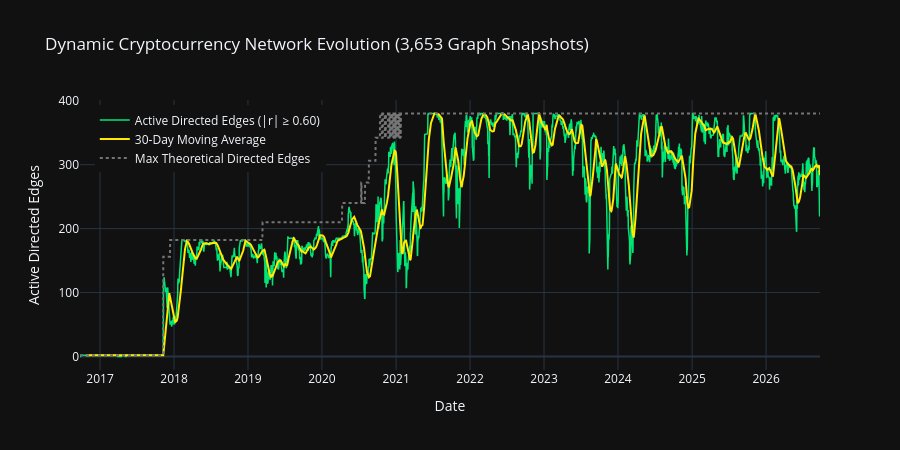

Notebook code for this chart:
### Markdown cell above
## 12. Dynamic Graph Snapshots & Network Density Over Time

Our graph builder establishes directed dynamic connections whenever the rolling correlation satisfies $|r| \ge 0.60$. Below, we visualize how graph edge density expands during market stress.

### Code cell
edge_counts = [e.size(1) for e in edge_indices]
edge_series = pd.Series(edge_counts, index=timestamps)
n_active = active_mask.numpy().sum(axis=1)
max_possible_edges = n_active * (n_active - 1)

fig_edges = go.Figure()
fig_edges.add_trace(go.Scatter(
    x=edge_series.index, y=edge_series, mode="lines",
    name="Active Directed Edges (|r| ≥ 0.60)", line=dict(color="#00e676", width=1.5)
))
fig_edges.add_trace(go.Scatter(
    x=edge_series.index, y=edge_series.rolling(30).mean(), mode="lines",
    name="30-Day Moving Average", line=dict(color="#ffea00", width=2.0)
))
fig_edges.add_trace(go.Scatter(
    x=timestamps, y=max_possible_edges, mode="lines",
    name="Max Theoretical Directed Edges", line=dict(color="#757575", dash="dot")
))

fig_edges.update_layout(
    title="Dynamic Cryptocurrency Network Evolution (3,653 Graph Snapshots)",
    yaxis_title="Active Directed Edges",
    xaxis_title="Date",
    height=450,
    legend=dict(x=0.02, y=0.98)
)
fig_edges.show()

print(f"Graph Density: Average {edge_series.mean():.1f} active edges/snapshot (Peak: {edge_series.max()} edges)")

### Figure 1 — Plotly figure (JSON) as saved in the notebook; plotly's stock layout.template omitted (floating-point values rounded to 4 significant figures; data arrays with more than 128 entries replaced by an {"elided": "..."} marker saying what was removed)
{"data": [{"line": {"color": "#00e676", "width": 1.5}, "mode": "lines", "name": "Active Directed Edges (|r| ≥ 0.60)", "type": "scatter", "x": {"elided": "3653 str values"}, "y": {"elided": "3653 int values"}}, {"line": {"color": "#ffea00", "width": 2.0}, "mode": "lines", "name": "30-Day Moving Average", "type": "scatter", "x": {"elided": "3653 str values"}, "y": {"elided": "3653 float values"}}, {"line": {"color": "#757575", "dash": "dot"}, "mode": "lines", "name": "Max Theoretical Directed Edges", "type": "scatter", "x": {"elided": "3653 str values"}, "y": {"elided": "3653 int values"}}], "layout": {"height": 450, "legend": {"x": 0.02, "y": 0.98}, "title": {"text": "Dynamic Cryptocurrency Network Evolution (3,653 Graph Snapshots)"}, "xaxis": {"title": {"text": "Date"}}, "yaxis": {"title": {"text": "Active Directed Edges"}}}}
